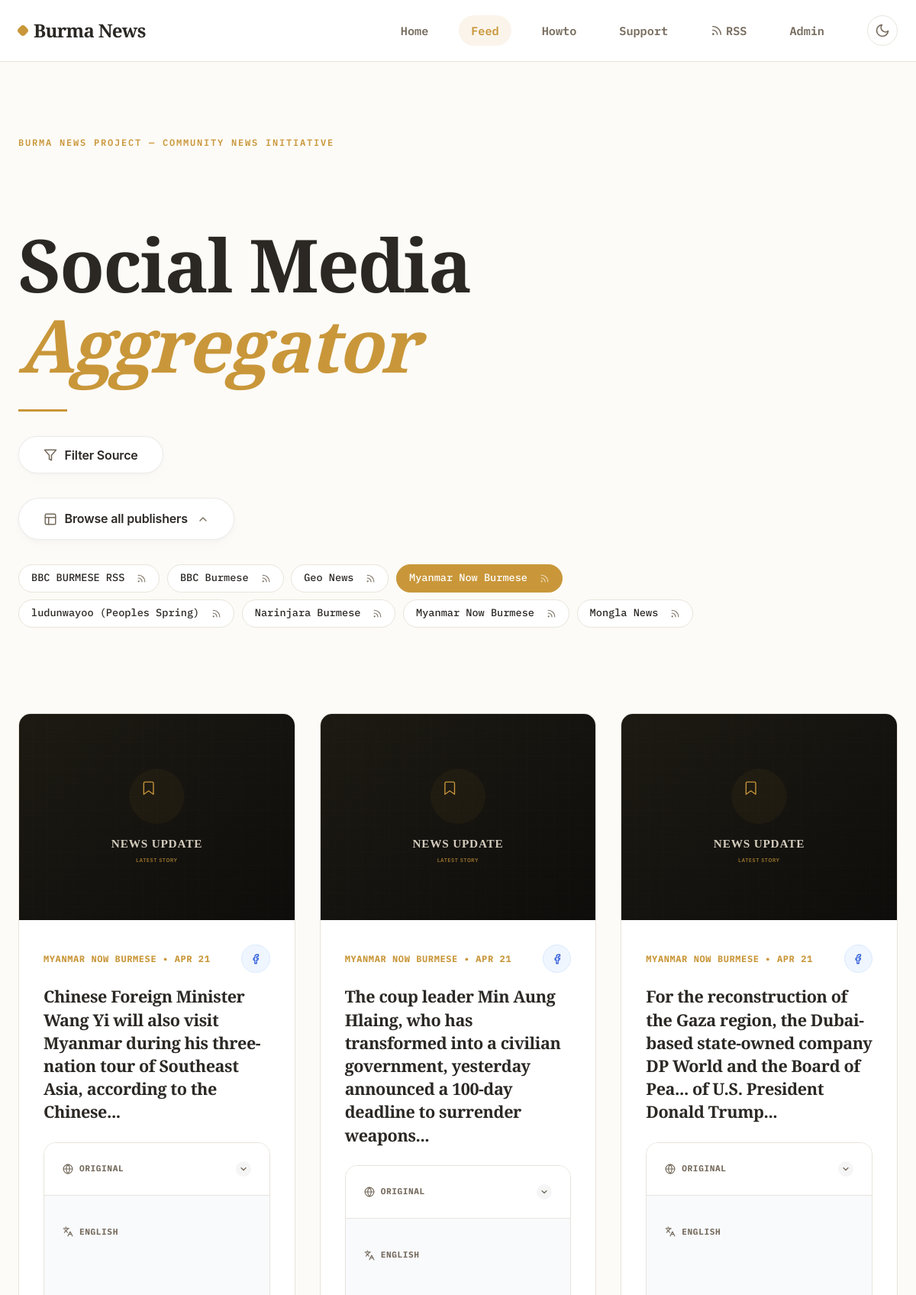
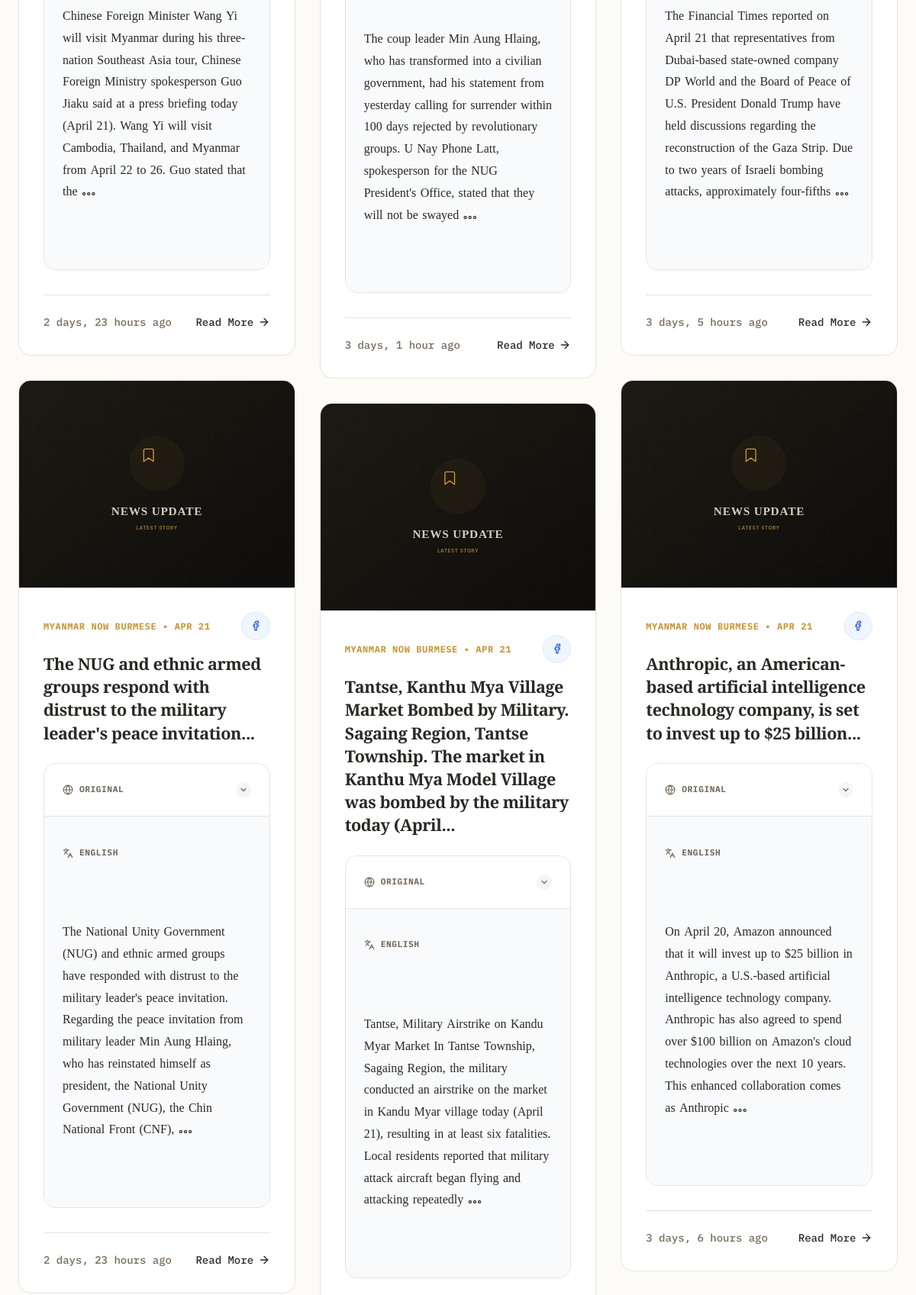
/?source=21 (upper part), run on the app's committed database (2 pictures, top to bottom).
### aggregator/models.py (models this page shows, shortened)
class Source(models.Model):
    SOURCE_TYPES = [
        ('RSS', 'RSS'),
        ('FACEBOOK', 'Facebook'),
        ('TWITTER', 'X'),
        ('TELEGRAM', 'Telegram'),
    ]
    name = models.CharField(max_length=200)
    url = models.URLField(help_text="URL of the specific feed or page source")
    source_type = models.CharField(max_length=20, choices=SOURCE_TYPES, default='RSS')
    is_active = models.BooleanField(default=True)
    icon_url = models.URLField(blank=True, null=True, help_text="Optional icon URL")

class Post(models.Model):
    source = models.ForeignKey(Source, on_delete=models.CASCADE, related_name='posts')
    title = models.CharField(max_length=500)
    original_content = models.TextField()
    translated_content = models.TextField(blank=True, null=True)
    url = models.URLField(unique=True)
    image_url = models.URLField(max_length=500, blank=True, null=True)
    published_date = models.DateTimeField()
    created_at = models.DateTimeField(auto_now_add=True)
    @property
    def display_image_url(self):
        if self.image_url:
            return self.image_url
    class Meta:
        ordering = ['-published_date']

### aggregator/views.py (the view)
# urls.py: path('', views.index, name='index'),
def index(request):
    source_id = request.GET.get('source')
    source_type = request.GET.get('type')
    posts_list = Post.objects.all()
    if source_id:
        posts_list = posts_list.filter(source__id=source_id)
    if source_type:
        posts_list = posts_list.filter(source__source_type=source_type)
    paginator = Paginator(posts_list, 20) # Show 20 contacts per page.
    page_number = request.GET.get('page')
    page_obj = paginator.get_page(page_number)
    custom_range = paginator.get_elided_page_range(page_obj.number, on_each_side=2, on_ends=1)
    sources = Source.objects.filter(is_active=True)
    return render(request, 'aggregator/index.html', {
        'page_obj': page_obj,
        'custom_range': custom_range,
        'sources': sources,
        'current_source_type': source_type
    })

### aggregator/templates/aggregator/index.html (shortened to what this page needs)
{% extends 'aggregator/base.html' %}
{% block content %}
<div class="feed-header-wrapper">
    <div class="project-subheading">BURMA NEWS PROJECT — COMMUNITY NEWS INITIATIVE</div>
    <h1 class="feed-title">
        Social Media<br>
        <span class="italic-gold">Aggregator</span>
    </h1>
    <div class="title-divider"></div>
    <div class="premium-filter-container">
        <button class="premium-btn" onclick="document.getElementById('filterDropdown').classList.toggle('show')">
            <svg xmlns="http://www.w3.org/2000/svg" width="18" height="18" viewBox="0 0 24 24" fill="none"
                stroke="currentColor" stroke-width="2" stroke-linecap="round" stroke-linejoin="round">
                <polygon points="22 3 2 3 10 12.46 10 19 14 21 14 12.46 22 3" />
            </svg>
            <span>Filter Source</span>
        </button>
    </div>
    <details class="source-accordion" {% if request.GET.source %}open{% endif %}>
        <summary class="premium-btn"
            style="list-style: none; display: inline-flex; cursor: pointer; margin-bottom: 2rem; user-select: none;">
            <span>Browse all publishers</span>
            <svg class="chevron" xmlns="http://www.w3.org/2000/svg" width="16" height="16" viewBox="0 0 24 24"
                fill="none" stroke="currentColor" stroke-width="2" stroke-linecap="round" stroke-linejoin="round"
                style="margin-left: 2px;">
                <polyline points="6 9 12 15 18 9"></polyline>
            </svg>
        </summary>
        <div class="source-tags-container">
            {% for source in sources %}
            <div class="source-tag {% if request.GET.source|add:'0' == source.id %}active{% endif %}">
                <a href="?source={{ source.id }}" class="source-tag-name">
                    {{ source.name }}
                </a>
                <button class="source-tag-rss"
                    onclick="copySourceRss('{{ request.scheme }}://{{ request.get_host }}/feed/rss?source={{ source.id }}&format=xml', this)"
                    title="Copy RSS" aria-label="Copy RSS">
                    <svg xmlns="http://www.w3.org/2000/svg" width="13" height="13" viewBox="0 0 24 24" fill="none"
                        stroke="currentColor" stroke-width="2" stroke-linecap="round" stroke-linejoin="round">
                        <path d="M4 11a9 9 0 0 1 9 9" />
                        <path d="M4 4a16 16 0 0 1 16 16" />
                        <circle cx="5" cy="19" r="1" />
                    </svg>
                </button>
            </div>
            {% endfor %}
        </div>
    </details>
</div>
<div class="feed-grid">
    {% for post in page_obj %}
    <article class="news-card">
        <div class="card-image-container">
            <img src="{{ post.display_image_url }}" alt="" class="card-image" loading="lazy"
                onerror="this.onerror=null; this.src='/static/aggregator/images/placeholder_news.svg';">
        </div>
        <div class="card-content">
            <div class="source-badge">
                <div class="source-info">
                    <span class="source-text">{{ post.source.name }} • {{ post.published_date|date:"M d" }}</span>
                </div>
                <span class="source-type-tag {{ post.source.source_type|lower }}"
                    title="{{ post.source.get_source_type_display }}">
                    {% if post.source.source_type == 'RSS' %}
                    <svg xmlns="http://www.w3.org/2000/svg" width="14" height="14" viewBox="0 0 24 24" fill="none"
                        stroke="currentColor" stroke-width="2" stroke-linecap="round" stroke-linejoin="round">
                        <path d="M4 11a9 9 0 0 1 9 9" />
                        <path d="M4 4a16 16 0 0 1 16 16" />
                        <circle cx="5" cy="19" r="1" />
                    </svg>
                    {% elif post.source.source_type == 'FACEBOOK' %}
                    <svg xmlns="http://www.w3.org/2000/svg" width="14" height="14" viewBox="0 0 24 24" fill="none"
                        stroke="currentColor" stroke-width="2" stroke-linecap="round" stroke-linejoin="round">
                        <path d="M18 2h-3a5 5 0 0 0-5 5v3H7v4h3v8h4v-8h3l1-4h-4V7a1 1 0 0 1 1-1h3z" />
                    </svg>
                    {% else %}
                    {{ post.source.get_source_type_display }}
                    {% endif %}
                </span>
            </div>
            <h2 class="card-title">
                <a href="{{ post.url }}" target="_blank">
                    {{ post.title }}
                </a>
            </h2>
            <div class="card-excerpt">
                {% if post.source.source_type == 'RSS' or post.source.source_type == 'FACEBOOK' %}
                <div class="content-stack" onclick="openModal('modal-data-{{ post.id }}')" style="cursor: pointer;"
                    title="Click to read full post">
                    {% else %}
                    <div class="content-stack">
                        {% endif %}
                        <div class="content-block original">
                            <details class="original-toggle">
                                <summary>
                                    Original
                                    <span class="toggle-chevron">
                                        <svg xmlns="http://www.w3.org/2000/svg" width="12" height="12"
                                            viewBox="0 0 24 24" fill="none" stroke="currentColor" stroke-width="2.5"
                                            stroke-linecap="round" stroke-linejoin="round">
                                            <polyline points="6 9 12 15 18 9"></polyline>
                                        </svg>
                                    </span>
                                </summary>
                            </details>
                        </div>
                        {% if post.translated_content %}
                        <div class="content-block translated">
                            <h4>
                                English
                            </h4>
                            <div class="content-text">
                                {{ post.translated_content|truncatewords:45|linebreaks }}
                            </div>
                        </div>
                        {% endif %}
                    </div>
                </div>
                <div class="card-footer">
                    <span>{{ post.published_date|timesince }} ago</span>
                    {% if post.source.source_type == 'RSS' or post.source.source_type == 'FACEBOOK' %}
                    <button onclick="openModal('modal-data-{{ post.id }}')" class="read-more"
                        style="background: none; border: none; font: inherit; cursor: pointer; padding: 0; display: inline-flex;">
                        Read More
                        <svg xmlns="http://www.w3.org/2000/svg" width="16" height="16" viewBox="0 0 24 24" fill="none"
                            stroke="currentColor" stroke-width="2" stroke-linecap="round" stroke-linejoin="round">
                            <path d="M5 12h14" />
                            <path d="m12 5 7 7-7 7" />
                        </svg>
                    </button>
                    {% endif %}
                </div>
            </div>
    </article>
    {% endfor %}
</div>
{% endblock %}

### aggregator/static/aggregator/styles.css (style rules this page uses)
:root { --primary: #c9973a; --primary-hover: #8a6525; --background: #fdfbf7; --surface: #ffffff; --text-main: #2b2824; --text-secondary: #756a5c; --border: #e8e4db; --border-hover: #c9973a; --shadow-sm: 0 1px 3px 0 rgb(0 0 0 / 0.04), 0 1px 2px -1px rgb(0 0 0 / 0.02); --shadow-md: 0 10px 15px -3px rgb(0 0 0 / 0.05), 0 4px 6px -4px rgb(0 0 0 / 0.03); --shadow-lg: 0 20px 25px -5px rgb(0 0 0 / 0.08), 0 8px 10px -6px rgb(0 0 0 / 0.03); --radius: 1rem; --font-sans: 'IBM Plex Mono', 'Inter', system-ui, sans-serif; --font-serif: 'Playfair Display', 'Source Serif 4', 'Noto Serif Myanmar', serif; }
body { font-family: var(--font-sans); background-color: var(--background); color: var(--text-main); line-height: 1.6; margin: 0; min-height: 100vh; }
.feed-title { font-family: var(--font-serif); font-size: 3rem; font-weight: 800; color: var(--text-main); margin-bottom: 1.5rem; letter-spacing: -0.04em; line-height: 1.1; }
.feed-grid { column-count: 3; column-gap: 2rem; padding-bottom: 6rem; }
.news-card { background: var(--surface); border-radius: var(--radius); border: 1px solid var(--border); overflow: hidden; transition: all 0.4s cubic-bezier(0.25, 1, 0.5, 1); display: flex; flex-direction: column; break-inside: avoid; margin-bottom: 2rem; height: auto; }
.card-image { width: 100%; height: auto; display: block; background: #f1f5f9; }
.card-content { padding: 2rem; flex: 1; display: flex; flex-direction: column; }
.source-badge { display: flex; justify-content: space-between; align-items: center; width: 100%; font-size: 0.75rem; font-weight: 700; color: var(--primary); margin-bottom: 1rem; text-transform: uppercase; letter-spacing: 0.05em; }
.source-info { display: flex; align-items: center; gap: 0.5rem; min-width: 0; flex: 1; }
.source-text { white-space: nowrap; overflow: hidden; text-overflow: ellipsis; min-width: 0; }
.source-type-tag { font-size: 0.65rem; padding: 0.35rem; border-radius: 50%; font-weight: 700; letter-spacing: 0.02em; border: 1px solid transparent; transition: all 0.2s cubic-bezier(0.4, 0, 0.2, 1); cursor: default; flex-shrink: 0; margin-left: 0.5rem; display: inline-flex; align-items: center; justify-content: center; min-width: 24px; height: 24px; }
.source-type-tag.facebook { background-color: #eff6ff; color: #1d4ed8; border-color: #dbeafe; }
.card-title { font-family: var(--font-serif); font-size: 1.35rem; font-weight: 700; color: var(--text-main); margin: 0 0 1.5rem; line-height: 1.4; letter-spacing: -0.02em; }
.card-title a { color: inherit; text-decoration: none; transition: color 0.2s; }
.content-stack { border: 1px solid var(--border) !important; }
.content-block.translated .content-text { font-family: var(--font-serif) !important; font-size: 1rem !important; line-height: 1.8 !important; }
.card-excerpt { margin-bottom: 2rem; flex: 1; overflow: visible; }
.card-footer { display: flex; justify-content: space-between; align-items: center; border-top: 1px solid var(--border); padding-top: 1.5rem; margin-top: auto; font-size: 0.875rem; color: var(--text-secondary); font-weight: 500; }
.read-more { color: var(--text-main); font-weight: 600; text-decoration: none; display: inline-flex; align-items: center; gap: 0.35rem; transition: all 0.2s; }

### data on the page
Source: name "BBC BURMESE RSS"
Source: name "BBC Burmese"
Source: name "Geo News"
Source: name "Myanmar Now Burmese"
Source: name "ludunwayoo (Peoples Spring)"
Source: name "Narinjara Burmese"
Source: name "Myanmar Now Burmese"
Source: name "Mongla News"
Post: source.name "MYANMAR NOW BURMESE", published_date "APR 21", title "Chinese Foreign Minister Wang Yi will also visit Myanmar during his three-nation tour of Southeast Asia, according to the Chinese...", translated_content "Chinese Foreign Minister Wang Yi will visit Myanmar during his three-nation Southeast Asia tour, Chinese Foreign Ministry spokesperson Guo Jiaku said at a press briefing today (April 21). Wang Yi will visit Cambodia, Thailand, and Myanmar from April 22 to 26. Guo stated that the …", published_date "2 days, 23 hours"
Post: source.name "MYANMAR NOW BURMESE", published_date "APR 21", title "The NUG and ethnic armed groups respond with distrust to the military leader's peace invitation...", translated_content "The National Unity Government (NUG) and ethnic armed groups have responded with distrust to the military leader's peace invitation. Regarding the peace invitation from military leader Min Aung Hlaing, who has reinstated himself as president, the National Unity Government (NUG), the Chin National Front (CNF), …", published_date "2 days, 23 hours"
Post: source.name "MYANMAR NOW BURMESE", published_date "APR 21", title "The coup leader Min Aung Hlaing, who has transformed into a civilian government, yesterday announced a 100-day deadline to surrender weapons...", translated_content "The coup leader Min Aung Hlaing, who has transformed into a civilian government, had his statement from yesterday calling for surrender within 100 days rejected by revolutionary groups. U Nay Phone Latt, spokesperson for the NUG President's Office, stated that they will not be swayed …", published_date "3 days, 1 hour"
Post: source.name "MYANMAR NOW BURMESE", published_date "APR 21", title "Tantse, Kanthu Mya Village Market Bombed by Military. Sagaing Region, Tantse Township. The market in Kanthu Mya Model Village was bombed by the military today (April...", translated_content "Tantse, Military Airstrike on Kandu Myar Market In Tantse Township, Sagaing Region, the military conducted an airstrike on the market in Kandu Myar village today (April 21), resulting in at least six fatalities. Local residents reported that military attack aircraft began flying and attacking repeatedly …"
Post: source.name "MYANMAR NOW BURMESE", published_date "APR 21", title "For the reconstruction of the Gaza region, the Dubai-based state-owned company DP World and the Board of Pea... of U.S. President Donald Trump...", translated_content "The Financial Times reported on April 21 that representatives from Dubai-based state-owned company DP World and the Board of Peace of U.S. President Donald Trump have held discussions regarding the reconstruction of the Gaza Strip. Due to two years of Israeli bombing attacks, approximately four-fifths …", published_date "3 days, 5 hours"
Post: source.name "MYANMAR NOW BURMESE", published_date "APR 21", title "Anthropic, an American-based artificial intelligence technology company, is set to invest up to $25 billion...", translated_content "On April 20, Amazon announced that it will invest up to $25 billion in Anthropic, a U.S.-based artificial intelligence technology company. Anthropic has also agreed to spend over $100 billion on Amazon's cloud technologies over the next 10 years. This enhanced collaboration comes as Anthropic …", published_date "3 days, 6 hours"
